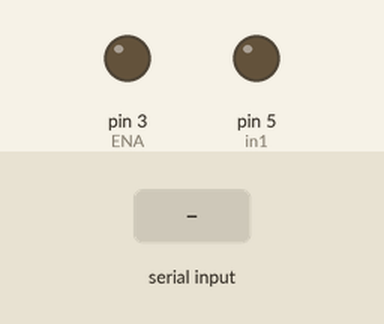
Bench run of a sketch on a simulated Arduino Uno, built with avr-gcc and run on an emulated ATmega328P. Parts: output pins drawn as LEDs (lit = HIGH). The inputs (shaded band) are chosen by the test bench.

Above: at 1.2 s.
1.3 s: "90,45\n" received over Serial
At 2.0 s:
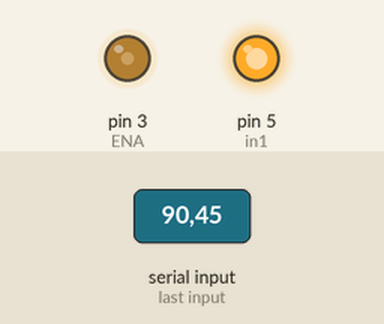
2.9 s: "30,150\n" received over Serial
At 3.5 s:
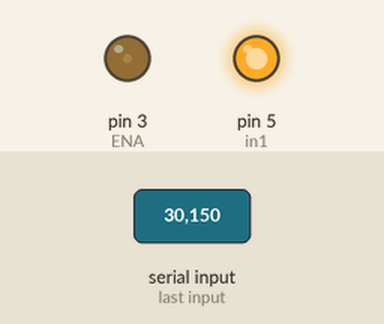
4.4 s: "200\n" received over Serial
At 5.0 s:
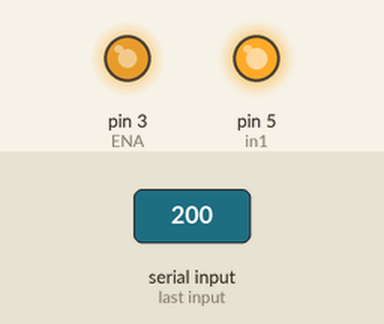
5.9 s: "90\n" received over Serial
At 6.5 s:
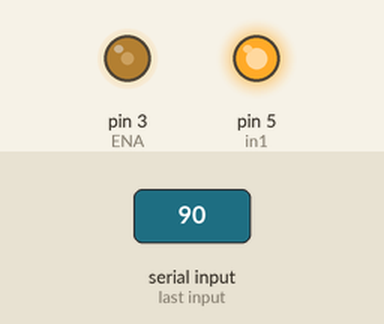
Timing chart, 0 to 8.4 s (numbered marks = the images above; inputs shaded):
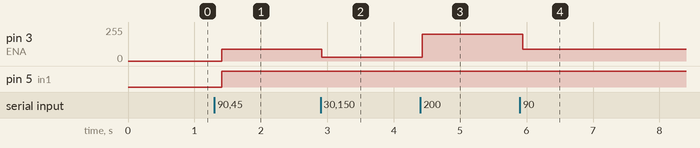

The sketch:

P21_PuenteHIntensidadLED.ino
```cpp
int ENA = 3;
int in1 = 5;

void setup() {
  // put your setup code here, to run once:
  pinMode(in1, OUTPUT);

  Serial.begin(9600);
  Serial.setTimeout(10);

}

void loop() {
  // put your main code here, to run repeatedly:
  if(Serial.available()>0){
      int v = Serial.readString().toInt();
      digitalWrite(in1, 1); //donde el output 1 esta coenctado a un led
      analogWrite(ENA, v); //v debe de ir de 0 a 255
  }
  delay(100);
}
```

Measured:
- after the input at 1.3 s, pin 3 (ENA): 0/255 → 90/255 after 0.11 s; pin 5 (in1): LOW → HIGH after 0.11 s
- after the input at 2.9 s, pin 3 (ENA): 90/255 → 30/255 at once
- after the input at 4.4 s, pin 3 (ENA): 30/255 → 200/255 at once
- after the input at 5.9 s, pin 3 (ENA): 200/255 → 90/255 at once
